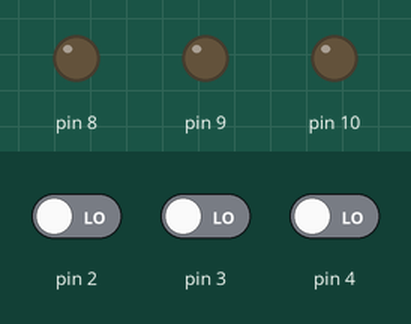
A sketch run on a simulated Arduino Uno, built with avr-gcc and run on an emulated ATmega328P. On the bench: output pins drawn as LEDs (lit = HIGH). Inputs (shaded band) come from the test bench; at power-on: pin 2 LOW, pin 3 LOW, pin 4 LOW.

Above: at 1.2 s.
1.3 s: pin 2 driven HIGH
At 2.2 s:
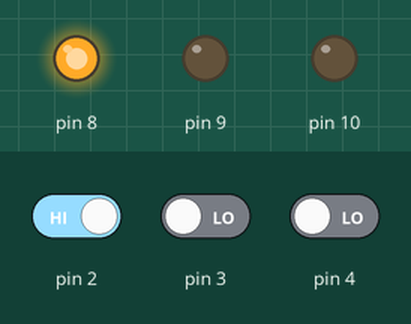
2.8 s: pin 3 driven HIGH
At 3.3 s:
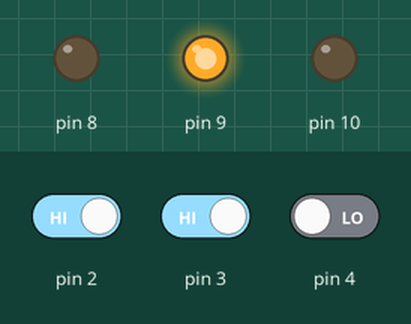
4.3 s: pin 4 driven HIGH
At 5.5 s:
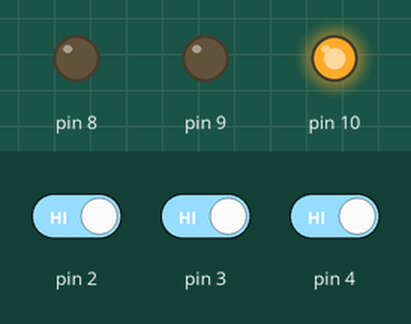
5.8 s: pin 4 driven LOW
At 6.8 s:
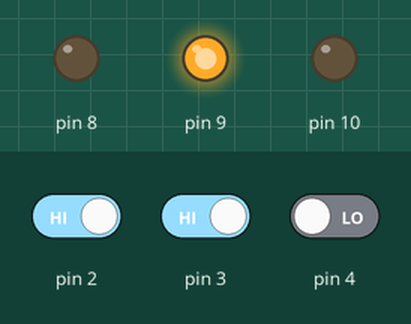
7.3 s: pin 3 driven LOW
At 7.9 s:
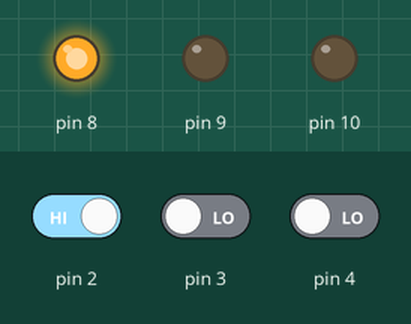
Timing chart, 0 to 9.8 s (numbered marks = the images above; inputs shaded):
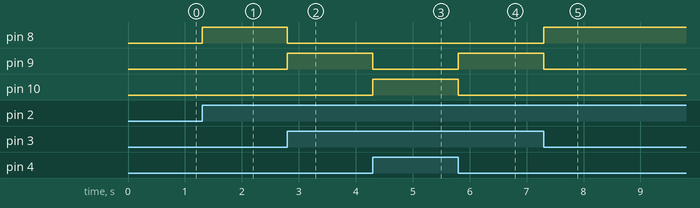

The sketch:

magnificent_gogo1.ino
```cpp
// C++ code
//
void setup()
{
  pinMode(8, OUTPUT);
  pinMode(9, OUTPUT);
  pinMode(10, OUTPUT);
  pinMode(2, INPUT);
  pinMode(3, INPUT);
  pinMode(4, INPUT);
}

void loop()
{
  if (digitalRead(4) == HIGH)
  {
    digitalWrite(8,LOW);
    digitalWrite(9,LOW);
    digitalWrite(10,HIGH);
  }
  else if (digitalRead(3)== HIGH)
  {
    digitalWrite(8,LOW);
    digitalWrite(9,HIGH);
    digitalWrite(10,LOW);
  }
  else if (digitalRead(2) == HIGH)
  {
    digitalWrite(8,HIGH);
    digitalWrite(9,LOW);
    digitalWrite(10,LOW);
  }
  else
  {
    digitalWrite(8,LOW);
    digitalWrite(9,LOW);
    digitalWrite(10,LOW);
  }
}
```

Measured:
- after the input at 1.3 s, pin 8: LOW → HIGH at once
- after the input at 2.8 s, pin 8: HIGH → LOW at once; pin 9: LOW → HIGH at once
- after the input at 4.3 s, pin 9: HIGH → LOW at once; pin 10: LOW → HIGH at once
- after the input at 5.8 s, pin 9: LOW → HIGH at once; pin 10: HIGH → LOW at once
- after the input at 7.3 s, pin 8: LOW → HIGH at once; pin 9: HIGH → LOW at once
